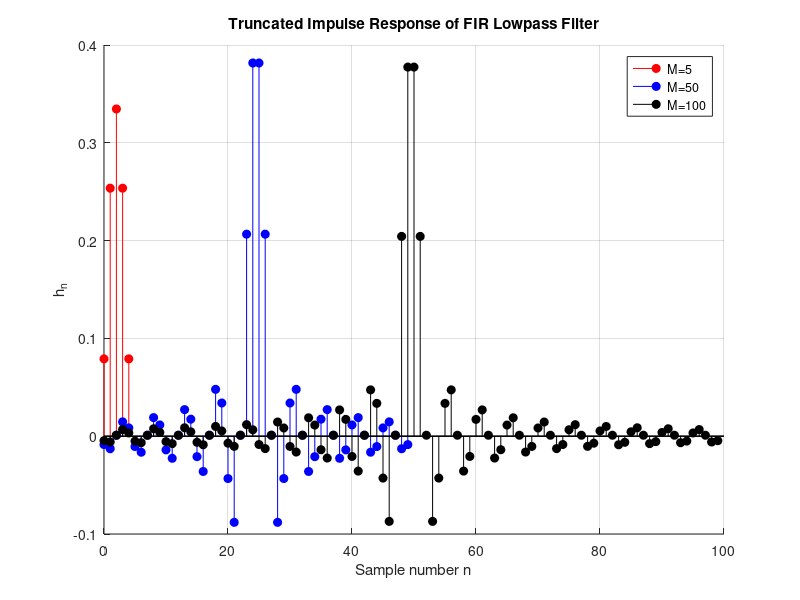
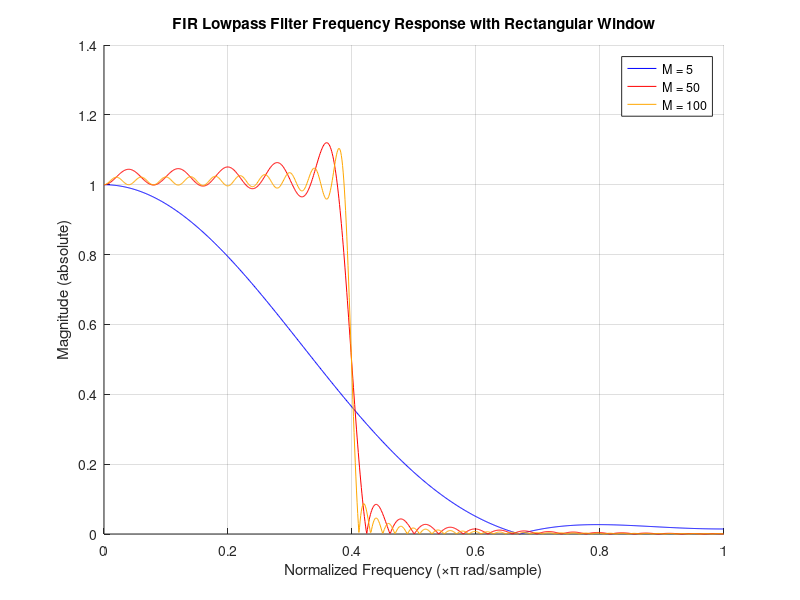

Write MATLAB code to recreate these figures, in order. (Note: this script raises an error after producing the figures.)
%% Overlay Impulse Responses of FIR Filters for different M
wc = 0.4*pi;    % Cutoff frequency in radians
fc = wc/pi;     % Normalized cutoff

M_values = [5, 50, 100];   % Different filter lengths
colors = {'r','b','k'};    % Plot colors

figure('Position',[100 100 1200 600]); hold on;
for i = 1:length(M_values)
    M = M_values(i);
    b = fir1(M-1, fc, rectwin(M));   % FIR filter coefficients (impulse response)

    stem(0:length(b)-1, b, colors{i}, 'filled'); 
end

xlabel('Sample number n');
ylabel('h_n');
title('Truncated Impulse Response of FIR Lowpass Filter');
legend('M=5','M=50','M=100');
grid on;



%% (i) Effect of Rectangular Window Length M
%% FIR Lowpass filter design with Rectangular Window

wc = 0.4*pi;        % Cutoff frequency in radians
fc = wc/pi;         % Normalized cutoff (0 to 1)

M_values = [5, 50, 100];   % Different window lengths
colors = {'b','r',[1, 0.65, 0]};     % Colors for plotting, black 'k' changed to orange RGB

figure;
hold on;
grid on;
title('FIR Lowpass Filter Frequency Response with Rectangular Window');
xlabel('Normalized Frequency (\times\pi rad/sample)');
ylabel('Magnitude (absolute)');
legend_labels = {};

for i = 1:length(M_values)
    M = M_values(i);
    b = fir1(M-1, fc, rectwin(M));  % FIR filter design
    [H, w] = freqz(b, 1, 1024);     % Frequency response
    
    plot(w/pi, abs(H), 'Color', colors{i}); % Magnitude response
    legend_labels{i} = ['M = ', num2str(M)];
end

legend(legend_labels);

%% FIR Lowpass filter with Rectangular Window - Phase response only
wc = 0.4*pi;        % Cutoff frequency
fc = wc/pi;         % Normalized cutoff (0–1)

M_values = [5, 50, 100];   % Filter lengths
Hd = cell(length(M_values),1);

for i = 1:length(M_values)
    M = M_values(i);
    b = fir1(M-1, fc, rectwin(M));   % FIR filter coefficients
    Hd{i} = dfilt.dffir(b);          % Convert to filter object
end

% Plot only the phase response
fvtool(Hd{:}, 'Analysis', 'phase');
legend('M=5','M=50','M=100');

%% (iii) Window comparison: Rectangular, Hann, Hamming, Blackman (M=50)
% Length of the window
M = 50;

% Create windows
rect_win = rectwin(M);
hann_win = hann(M);
hamming_win = hamming(M);
blackman_win = blackman(M);

% Time-domain plot
figure;
plot(rect_win); hold on;
plot(hann_win);
plot(hamming_win);
plot(blackman_win);
title('Time domain');
xlabel('Samples');
ylabel('Amplitude');
legend('Rectangular', 'Hanning', 'Hamming', 'Blackman');
grid on;



wc = 0.4*pi;

h_rect  = fir1(M-1, wc/pi, rectwin(M));
h_hann  = fir1(M-1, wc/pi, hann(M));
h_hamm  = fir1(M-1, wc/pi, hamming(M));
h_black = fir1(M-1, wc/pi, blackman(M));

Hd_rect  = dfilt.dffir(h_rect);
Hd_hann  = dfilt.dffir(h_hann);
Hd_hamm  = dfilt.dffir(h_hamm);
Hd_black = dfilt.dffir(h_black);

% Linear magnitude
fvtool(Hd_rect,Hd_hann,Hd_hamm,Hd_black, ...
       'Analysis','magnitude', 'MagnitudeDisplay','Magnitude');
legend('Rectangular','Hann','Hamming','Blackman');
set(gcf,'Name','Linear Magnitude, M=50');
% Logarithmic magnitude (in dB)
fvtool(Hd_rect,Hd_hann,Hd_hamm,Hd_black, ...
       'Analysis','magnitude', 'MagnitudeDisplay','Magnitude (dB)');
legend('Rectangular','Hann','Hamming','Blackman');
set(gcf,'Name','Log Magnitude (dB), M=50');

% Impulse response (window morphology)
fvtool(Hd_rect,Hd_hann,Hd_hamm,Hd_black, 'Analysis','impulse');
legend('Rectangular','Hann','Hamming','Blackman');
set(gcf,'Name','Impulse Response (Morphology), M=50');

% Impulse response (window morphology)
fvtool(Hd_rect,Hd_hann,Hd_hamm,Hd_black, 'Analysis','phase');
legend('Rectangular','Hann','Hamming','Blackman');
set(gcf,'Name','Impulse Response (Morphology), M=50');



data = load('ECG_with_noise.mat');

N = length(nECG);   % Number of samples in the file
fs = 500;
t = (0 : N-1) / fs; % Calculating time points

% Plotting the loaded ECG signal
figure();
plot(t, nECG)
title('nECG Signal')
xlabel('Time (s)')
ylabel('Amplitude (mV)')
grid on

% Plot time-domain signal
figure;
plot(t, nECG);
xlabel('Time (s)'); ylabel('Amplitude');
title('Noisy ECG Signal');
xlim([0 2])

window = rectwin(N);    % Using Rectangular window

% Plotting the power spectral density (PSD) estimate of the nECG
figure();
periodogram(nECG, window, N, fs)

% (iii) Calculate the relevant β and M

[M_HPF, Wn_HPF, beta_HPF, ftype_HPF] = kaiserord([0.2 0.7], [0 1], [0.001 0.001], fs);
[M_LPF, Wn_LPF, beta_LPF, ftype_LPF] = kaiserord([60 100], [1 0], [0.001 0.001], fs);

fprintf('The optimum filter parameters for HPF are M = %d and β = %f', M_HPF, beta_HPF);
fprintf('The optimum filter parameters for LPF are M = %d and β = %f', M_LPF, beta_LPF);

% (iv) Visualise the windows (highpass and lowpass)

% Implement the filters with Kaiser window
a = 1;  % Denominator coefficient
% Numerator coefficients
b_HPF = fir1(M_HPF, Wn_HPF, ftype_HPF, kaiser(M_HPF+1, beta_HPF));
b_LPF = fir1(M_LPF, Wn_LPF, ftype_LPF, kaiser(M_LPF+1, beta_LPF));

% High Pass Filter Response
figure();
freqz(b_HPF, a);
title('High Pass Filter Magnitude Response');
% Low Pass Filter Response
figure();
freqz(b_LPF, a);
title('Low Pass Filter Magnitude Response');

% Apply HPF
ECG_HPF = filter(b_HPF, a, nECG);

groupDelay_H = ceil(M_HPF/2); % Grp delay = order / 2
% Compensating for group delay
ECG_HPF_dComp = [ECG_HPF((groupDelay_H+1) : length(ECG_HPF)), ECG_HPF(1: groupDelay_H)];

% Effect of HPF in time domain
figure();
plot(t, nECG, t, ECG_HPF_dComp);
title('High pass filtered nECG signal with delay compensation');
xlabel('Time (s)');
ylabel('Amplitude (mV)');
legend('Noisy ECG', 'Delay Compensated ECG');
grid on;

% Define duration for plotting (0 to 2 seconds)
t_end = 2;                          % seconds
idx = t <= t_end;               

% Effect of HPF in time domain 
figure('Position',[100 100 1200 600]);
plot(t(idx), nECG(idx)); hold on;
plot(t(idx), ECG_HPF_dComp(idx));
title('High pass filtered nECG signal with delay compensation (0–3 s)');
xlabel('Time (s)');
ylabel('Amplitude (mV)');
legend('Noisy ECG', 'Delay Compensated ECG');
grid on;

% Apply LPF
ECG_LPF = filter(b_LPF, a, ECG_HPF_dComp);

groupDelay_L = ceil(M_LPF/2);
% Compensating for group delay
ECG_LPF_dComp = [ECG_LPF((groupDelay_L+1) : length(ECG_LPF)), ECG_LPF(1: groupDelay_L)];
% Effect of LPF in time domain
figure;
plot(t, nECG, t, ECG_LPF_dComp);
title('Low pass filtered nECG signal with delay compensation');
xlabel('Time (s)');
ylabel('Amplitude (mV)');
legend('Noisy ECG', 'Delay Compensated ECG');
grid on;


% Effect of LPF in time domain
figure('Position',[100 100 1200 600]);
plot(t, nECG, t, ECG_LPF_dComp);
title('Low pass filtered nECG signal with delay compensation');
xlim([0 2])
xlabel('Time (s)');
ylabel('Amplitude (mV)');
legend('Noisy ECG', 'Delay Compensated ECG');
grid on;

% FIR comb filter design with 3 cut off frequencies
f_stop = [50, 100, 150];

% Calculate zeros on the unit circle for each frequency and their conjugates
zeros = [];
for f = f_stop
    zero = exp(-1i * 2 * pi * f / fs);
    zeros = [zeros, zero, conj(zero)];
end

% Calculate the polynomial coefficients from the zeros
coefficients = poly(zeros);
% Normalize the coefficients so that the gain at DC is 1
b_comb = coefficients / sum(coefficients);

% Comb Filter Response
freqz(b_comb, a, 4096, fs);
title('Comb Filter Magnitude Response');
% Apply Comb Filter
ECG_CombF = filter(b_comb, a, ECG_LPF_dComp);

groupDelay_C = ceil((length(b_comb)-1)/2);  % Grp delay = order / 2
% Compensating for group delay
ECG_CombF_dComp = [ECG_CombF((groupDelay_C+1) : length(ECG_CombF)), ECG_CombF(1: groupDelay_C)];

% Effect of Comb filtering in time domain
figure();
plot(t, nECG, t, ECG_CombF_dComp);
title('Comb filtered nECG signal with delay compensation');
xlabel('Time (s)');
ylabel('Amplitude (mV)');
legend('Noisy ECG', 'Delay Compensated ECG');
grid on;


figure('Position',[100 100 1200 600]);
plot(t, nECG, t, ECG_CombF_dComp);
title('Comb filtered nECG signal with delay compensation');
xlabel('Time (s)');
xlim([0 2])
ylabel('Amplitude (mV)');
legend('Noisy ECG', 'Delay Compensated ECG');
grid on;
% (vi) Plot the magnitude response of the combined three filters and the PSD of the final filtered ECG

% Assuming b_HPF, b_LPF, and b_comb are already defined
% Assuming the 'a' parameter for FIR filters is 1.

% Frequency response of the filters using fvtool
fvtool(b_HPF, 1, b_LPF, 1, b_comb, 1);
title('Magnitude Response of Cascaded Highpass, Lowpass, and Comb Filters');
legend('Highpass Filter', 'Lowpass Filter', 'Comb Filter');

% To plot the combined response of the cascaded filter:
H_cascaded = conv(b_HPF, conv(b_LPF, b_comb));
figure;
fvtool(H_cascaded, 1);
title('Magnitude Response of the Combined Cascaded Filter');
% Effect of cascaded filter in time domain
figure();
plot(t, nECG, t, ECG_CombF_dComp);
title('Filtered nECG signal with delay compensation');
xlim([0 2])
xlabel('Time (s)');
ylabel('Amplitude (mV)');
legend('Noisy ECG', 'Delay Compensated ECG');
grid on;
[P1,f1] = periodogram(nECG, window, N, fs);  % PSD estimate of nECG
[P2,f2] = periodogram(ECG_CombF_dComp, window, N, fs);   % PSD estimate of delay compensated ECG

figure();
plot(f1, 10*log10(P1), f2, 10*log10(P2));   % Plotting the PSD of noisy ECG and delay compensated ECG
title('PSD estimate of nECG vs delay compensated ECG');
xlabel('Frequency (Hz)');
ylabel('Power/frequency (dB/Hz)');
legend('Noisy ECG', 'Filtered Delay Compensated ECG');
grid on;